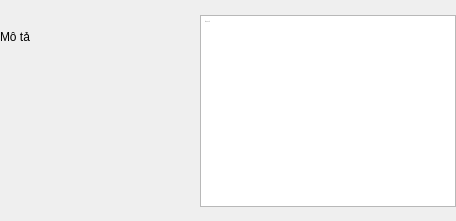
                            <widget class="QWidget" name="widget_20" native="true">
                             <layout class="QHBoxLayout" name="horizontalLayout_27">
                              <property name="spacing">
                               <number>0</number>
                              </property>
                              <property name="leftMargin">
                               <number>0</number>
                              </property>
                              <property name="topMargin">
                               <number>0</number>
                              </property>
                              <property name="rightMargin">
                               <number>0</number>
                              </property>
                              <property name="bottomMargin">
                               <number>0</number>
                              </property>
                              <item>
                               <widget class="QWidget" name="widget_21" native="true">
                                <layout class="QHBoxLayout" name="horizontalLayout_25">
                                 <property name="spacing">
                                  <number>0</number>
                                 </property>
                                 <property name="leftMargin">
                                  <number>0</number>
                                 </property>
                                 <property name="topMargin">
                                  <number>0</number>
                                 </property>
                                 <property name="rightMargin">
                                  <number>0</number>
                                 </property>
                                 <property name="bottomMargin">
                                  <number>0</number>
                                 </property>
                                 <item>
                                  <layout class="QHBoxLayout" name="formInput_10">
                                   <property name="spacing">
                                    <number>0</number>
                                   </property>
                                   <property name="topMargin">
                                    <number>0</number>
                                   </property>
                                   <item alignment="Qt::AlignTop">
                                    <widget class="QWidget" name="widget_22" native="true">
                                     <property name="minimumSize">
                                      <size>
                                       <width>200</width>
                                       <height>0</height>
                                      </size>
                                     </property>
                                     <property name="maximumSize">
                                      <size>
                                       <width>200</width>
                                       <height>16777215</height>
                                      </size>
                                     </property>
                                     <layout class="QHBoxLayout" name="horizontalLayout_26">
                                      <property name="spacing">
                                       <number>0</number>
                                      </property>
                                      <property name="leftMargin">
                                       <number>0</number>
                                      </property>
                                      <property name="topMargin">
                                       <number>30</number>
                                      </property>
                                      <property name="rightMargin">
                                       <number>0</number>
                                      </property>
                                      <property name="bottomMargin">
                                       <number>0</number>
                                      </property>
                                      <item>
                                       <widget class="QLabel" name="label_13">
                                        <property name="text">
                                         <string>Mô tả</string>
                                        </property>
                                       </widget>
                                      </item>
                                      <item>
                                       <widget class="QLabel" name="label_14">
                                        <property name="sizePolicy">
                                         <sizepolicy hsizetype="Expanding" vsizetype="Preferred">
                                          <horstretch>0</horstretch>
                                          <verstretch>0</verstretch>
                                         </sizepolicy>
                                        </property>
                                        <property name="text">
                                         <string/>
                                        </property>
                                       </widget>
                                      </item>
                                     </layout>
                                    </widget>
                                   </item>
                                   <item alignment="Qt::AlignTop">
                                    <widget class="QWidget" name="widget_23" native="true">
                                     <property name="maximumSize">
                                      <size>
                                       <width>16777215</width>
                                       <height>16777215</height>
                                      </size>
                                     </property>
                                     <layout class="QVBoxLayout" name="verticalLayout_19">
                                      <property name="spacing">
                                       <number>0</number>
                                      </property>
                                      <property name="leftMargin">
                                       <number>0</number>
                                      </property>
                                      <property name="topMargin">
                                       <number>15</number>
                                      </property>
                                      <property name="rightMargin">
                                       <number>0</number>
                                      </property>
                                      <property name="bottomMargin">
                                       <number>0</number>
                                      </property>
                                      <item>
                                       <widget class="QPlainTextEdit" name="description_le">
                                        <property name="minimumSize">
                                         <size>
                                          <width>222</width>
                                          <height>94</height>
                                         </size>
                                        </property>
                                        <property name="font">
                                         <font>
                                          <family>Cambria</family>
                                          <pointsize>-1</pointsize>
                                         </font>
                                        </property>
                                        <property name="placeholderText">
                                         <string>Nhập mô tả</string>
                                        </property>
                                       </widget>
                                      </item>
                                      <item>
                                       <widget class="QLabel" name="error_description">
                                        <property name="text">
                                         <string/>
                                        </property>
                                        <property name="margin">
                                         <number>0</number>
                                        </property>
                                       </widget>
                                      </item>
                                     </layout>
                                    </widget>
                                   </item>
                                  </layout>
                                 </item>
                                </layout>
                               </widget>
                              </item>
                             </layout>
                            </widget>
